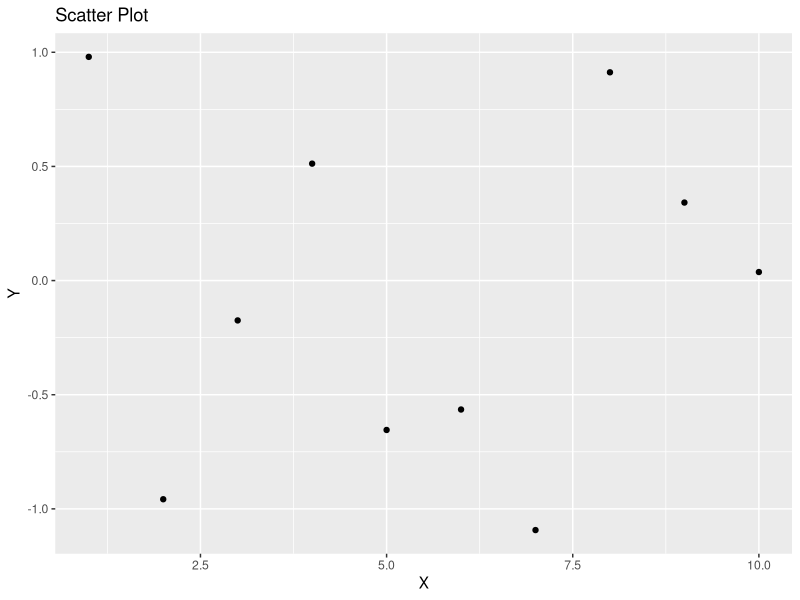

Here is the R script that generated this plot:
## ---- chunk 1
library(ggplot2)

# Prepare the data
data <- data.frame(x = 1:10, y = rnorm(10))

# Create a scatter plot
ggplot(data, aes(x = x, y = y)) +
  geom_point() +
  labs(title = "Scatter Plot", x = "X", y = "Y")
